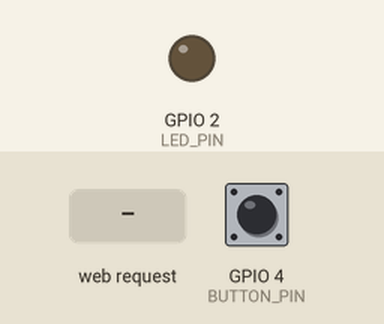
This sketch was run on a simulated ESP32. On the bench: output pins drawn as LEDs (lit = HIGH). Dashed ring = blinking. Inputs (shaded band) come from the test bench; at power-on: GPIO 4 (BUTTON_PIN) HIGH. What the sketch prints to the serial monitor is not drawn.

Above: at 2.2 s.
2.3 s: GPIO 4 (BUTTON_PIN) pulled LOW for 1 s
At 2.56 s:
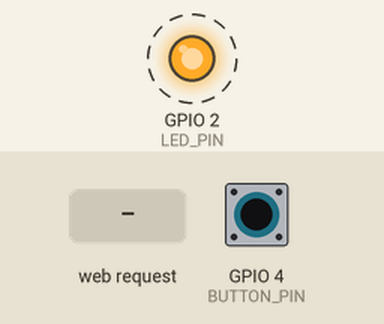
5.3 s: HTTP request GET /sos received
At 6.0 s:
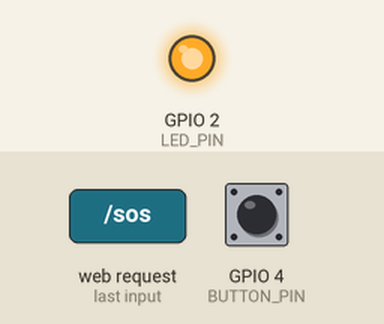
6.8 s: GPIO 4 (BUTTON_PIN) pulled LOW for 0.15 s
At 7.6 s:
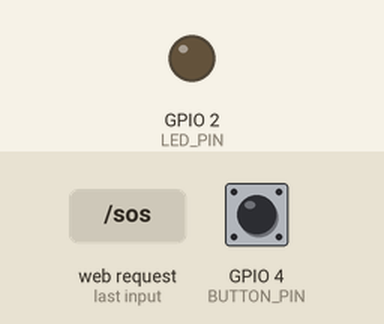
8.4 s: GPIO 4 (BUTTON_PIN) driven LOW
At 12.1 s:
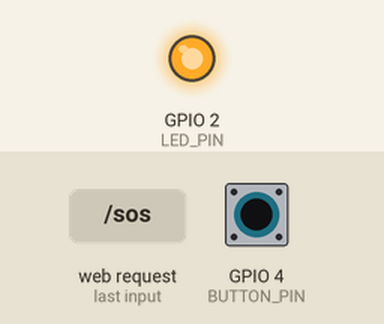
Timing chart, 0 to 12.4 s (numbered marks = the images above; inputs shaded):
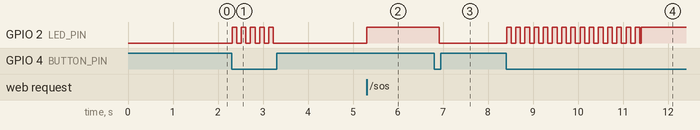

Measured:
- after the input at 2.3 s, GPIO 2 (LED_PIN): alternates HIGH for 0.10 s and LOW for 0.10 s, 10 changes in all, then stays LOW, starting at once
- after the input at 5.3 s, GPIO 2 (LED_PIN): LOW → HIGH at once
- after the input at 6.8 s, GPIO 2 (LED_PIN): HIGH → LOW after 0.12 s
- after the input at 8.4 s, GPIO 2 (LED_PIN): goes 14 × (HIGH 0.10 s, LOW 0.10 s), HIGH 0.10 s, LOW 0.03 s, then HIGH, starting at once

The sketch:

sos_esp32_firmware.ino
```cpp
/*
 ============================================================================
  Project: SOS Guardian - ESP32 Emergency Wi-Fi AP Firmware
  Board:   ESP32 Dev Module / ESP32 WROOM-32

  Summary:
  - Creates a local Wi-Fi Access Point (SSID: SOS_DEVICE, Pass: 12345678)
  - Configures static AP IP: 192.168.4.1
  - Monitors physical push button on GPIO 4 with 3-second continuous hold.
  - LATCHED SINGLE-FIRE TRIGGER: Prevents continuous SOS firing even if held.
  - While holding (0 to 3s), blinks onboard LED rapidly.
  - When held for 3 seconds, triggers SOS event ONCE and sets solid LED.
  - Runs HTTP Web Server on port 80:
      • GET  /ping   -> Health check
      • GET  /status -> Poll endpoint returning { "event": "SOS", "sos": true/false }
      • POST /ack    -> Android app acknowledges & clears the SOS state
      • POST /sos    -> Manual test trigger
  - ZERO battery monitoring / calculations.
 ============================================================================
*/

#include <WiFi.h>
#include <WebServer.h>

// --------------------------------------------------------------------------
// Wi-Fi Access Point Configuration
// --------------------------------------------------------------------------
const char* AP_SSID     = "SOS_DEVICE";
const char* AP_PASSWORD = "12345678";

// Static IP configuration for the Access Point
IPAddress local_ip(192, 168, 4, 1);
IPAddress gateway(192, 168, 4, 1);
IPAddress subnet(255, 255, 255, 0);

// Web Server listening on default HTTP port 80
WebServer server(80);

// --------------------------------------------------------------------------
// Hardware Pin Definitions
// --------------------------------------------------------------------------
// GPIO 4 connected to push button with internal pull-up.
// Connect one terminal of push button to GPIO 4, other terminal to GND.
const int BUTTON_PIN = 4;

// Button Polarity:
// Standard push button to GND = Active-LOW (true)
// Button module that outputs 3.3V when pressed = Active-HIGH (false)
const bool BUTTON_ACTIVE_LOW = true;

// GPIO 2 is standard onboard blue LED on most ESP32 DevKit boards.
const int LED_PIN = 2;

// --------------------------------------------------------------------------
// Button Timing & State Variables
// --------------------------------------------------------------------------
const unsigned long HOLD_DURATION_MS = 3000; // Required 3-second hold time
unsigned long buttonPressStartTime = 0;
bool isButtonPressed = false;
bool hasFiredThisPress = false; // LATCH: Prevents continuous SOS loop
bool sosTriggered = false;

// LED feedback timing during button hold
unsigned long lastBlinkTime = 0;
bool blinkState = false;

// --------------------------------------------------------------------------
// HTTP Helper: Add CORS headers for React Native client
// --------------------------------------------------------------------------
void addCorsHeaders() {
  server.sendHeader("Access-Control-Allow-Origin", "*");
  server.sendHeader("Access-Control-Allow-Methods", "GET, POST, OPTIONS");
  server.sendHeader("Access-Control-Allow-Headers", "Content-Type, Authorization");
}

// Handle OPTIONS preflight requests
void handleOptions() {
  addCorsHeaders();
  server.send(204);
}

// --------------------------------------------------------------------------
// HTTP Handlers
// --------------------------------------------------------------------------

// GET /ping - Simple health check
void handlePing() {
  addCorsHeaders();
  String json = "{\"status\":\"ok\",\"device\":\"SOS_DEVICE_ESP32\",\"uptime\":" + String(millis() / 1000) + "}";
  server.send(200, "application/json", json);
}

// GET /status - Polled by the Android application
void handleStatus() {
  addCorsHeaders();
  String eventName = sosTriggered ? "SOS" : "IDLE";
  String sosBool = sosTriggered ? "true" : "false";

  String json = "{\"connected\":true,\"event\":\"" + eventName + "\",\"sos\":" + sosBool + "}";
  server.send(200, "application/json", json);
}

// POST /ack - Clears the active SOS state once received by the phone
void handleAck() {
  addCorsHeaders();
  sosTriggered = false;
  digitalWrite(LED_PIN, LOW); // Turn off emergency LED indicator
  Serial.println("[ESP32] SOS event ACK received from phone. State reset to IDLE.");

  String json = "{\"status\":\"acknowledged\",\"sos\":false,\"event\":\"IDLE\"}";
  server.send(200, "application/json", json);
}

// POST /sos or GET /sos - Test trigger endpoint
void handleTriggerSos() {
  addCorsHeaders();
  sosTriggered = true;
  digitalWrite(LED_PIN, HIGH);
  Serial.println("[ESP32] SOS triggered via HTTP endpoint.");

  String json = "{\"event\":\"SOS\",\"status\":\"triggered\",\"sos\":true}";
  server.send(200, "application/json", json);
}

// 404 Not Found Handler
void handleNotFound() {
  addCorsHeaders();
  server.send(404, "application/json", "{\"error\":\"Endpoint not found\"}");
}

// --------------------------------------------------------------------------
// SETUP
// --------------------------------------------------------------------------
void setup() {
  Serial.begin(115200);
  delay(1000);

  Serial.println("\n========================================");
  Serial.println("   SOS GUARDIAN - ESP32 FIRMWARE");
  Serial.println("========================================");

  // Initialize Hardware Pins
  pinMode(BUTTON_PIN, INPUT_PULLUP);
  pinMode(LED_PIN, OUTPUT);
  digitalWrite(LED_PIN, LOW);

  // Hardware Diagnostic
  int bootPinState = digitalRead(BUTTON_PIN);
  Serial.print("[Hardware Diagnostic] GPIO 4 State: ");
  Serial.println(bootPinState == LOW ? "LOW (Ground / Pressed)" : "HIGH (Pull-up / Idle)");

  if (BUTTON_ACTIVE_LOW && bootPinState == LOW) {
    Serial.println("\n⚠️ WARNING: GPIO 4 is reading LOW at startup!");
    Serial.println("   If push button is NOT pressed, your button is shorted to GND");
    Serial.println("   or connected to the wrong terminals of a 4-pin button.");
    Serial.println("   -> Connect your wires to DIAGONAL pins of the 4-pin switch.\n");
  }

  // Configure ESP32 Access Point
  Serial.println("[Wi-Fi] Configuring Access Point...");
  WiFi.mode(WIFI_AP);
  WiFi.softAPConfig(local_ip, gateway, subnet);

  bool apSuccess = WiFi.softAP(AP_SSID, AP_PASSWORD);
  if (apSuccess) {
    Serial.print("[Wi-Fi] Access Point Started successfully!");
    Serial.print("\n[Wi-Fi] SSID:     "); Serial.println(AP_SSID);
    Serial.print("[Wi-Fi] Password: "); Serial.println(AP_PASSWORD);
    Serial.print("[Wi-Fi] IP:       "); Serial.println(WiFi.softAPIP());
  } else {
    Serial.println("[Wi-Fi] ERROR: Failed to start Access Point!");
  }

  // Register HTTP Server Routes
  server.on("/ping", HTTP_GET, handlePing);
  server.on("/status", HTTP_GET, handleStatus);
  server.on("/status", HTTP_OPTIONS, handleOptions);
  server.on("/ack", HTTP_POST, handleAck);
  server.on("/ack", HTTP_OPTIONS, handleOptions);
  server.on("/sos", HTTP_POST, handleTriggerSos);
  server.on("/sos", HTTP_GET, handleTriggerSos);
  server.on("/sos", HTTP_OPTIONS, handleOptions);
  server.onNotFound(handleNotFound);

  // Start HTTP Server
  server.begin();
  Serial.println("[HTTP] Server listening on port 80");
  Serial.println("[System] Ready. Hold physical button for 3 seconds to trigger SOS.");
  Serial.println("----------------------------------------\n");
}

// --------------------------------------------------------------------------
// MAIN LOOP
// --------------------------------------------------------------------------
void loop() {
  // 1. Handle incoming HTTP client requests
  server.handleClient();

  // 2. Read physical push-button state (Active LOW with INPUT_PULLUP)
  int rawReading = digitalRead(BUTTON_PIN);
  bool isPressed = BUTTON_ACTIVE_LOW ? (rawReading == LOW) : (rawReading == HIGH);

  if (isPressed) {
    // Button is currently being pressed down
    if (!isButtonPressed) {
      // First detection of button press
      isButtonPressed = true;
      hasFiredThisPress = false;
      buttonPressStartTime = millis();
      Serial.println("[Button] Press started. Hold for 3.0s to trigger SOS...");
    } else {
      // Button continues to be held down
      unsigned long heldDuration = millis() - buttonPressStartTime;

      if (!hasFiredThisPress) {
        // Blink LED rapidly (every 100ms) to give visual feedback that hold is registering
        if (millis() - lastBlinkTime >= 100) {
          lastBlinkTime = millis();
          blinkState = !blinkState;
          digitalWrite(LED_PIN, blinkState ? HIGH : LOW);
        }

        // Check if held for full 3 seconds
        if (heldDuration >= HOLD_DURATION_MS) {
          sosTriggered = true;
          hasFiredThisPress = true; // LATCH: Arm trigger ONCE per hold
          digitalWrite(LED_PIN, HIGH); // Solid ON when armed
          Serial.println("\n🚨 [ALERT] 3-Second Hold Complete! SOS TRIGGERED!");
          Serial.println("[ALERT] Latched. Ready for phone to collect event at /status.");
        }
      }
    }
  } else {
    // Button has been released
    if (isButtonPressed) {
      unsigned long totalHold = millis() - buttonPressStartTime;
      if (!hasFiredThisPress) {
        // Released before 3 seconds -> Cancelled / accidental tap
        Serial.print("[Button] Released after ");
        Serial.print(totalHold);
        Serial.println("ms (Under 3 seconds -> Accidental press ignored).");
        digitalWrite(LED_PIN, LOW);
      } else {
        Serial.println("[Button] Released. Ready for next button hold.");
      }
      isButtonPressed = false;
      hasFiredThisPress = false;
    }
  }

  // Small delay to conserve CPU cycles & debounce
  delay(10);
}
```
